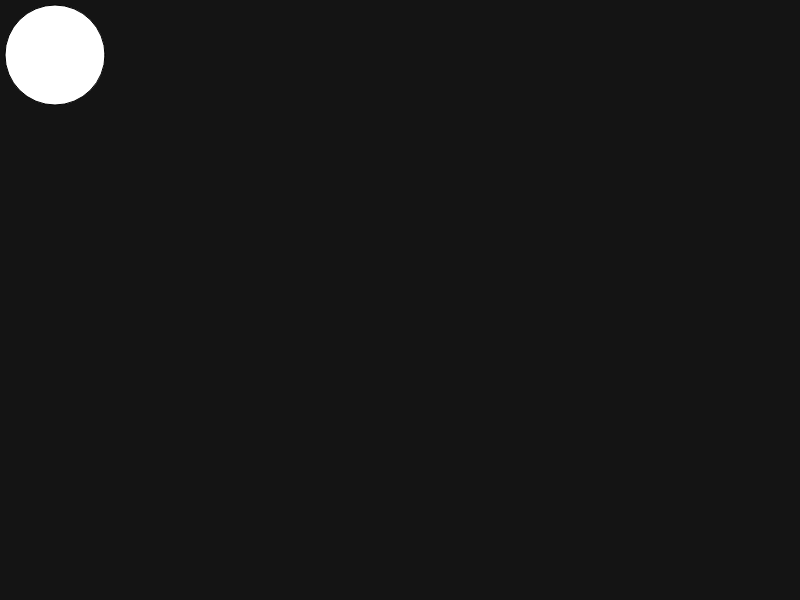
Frame 1 (no input)
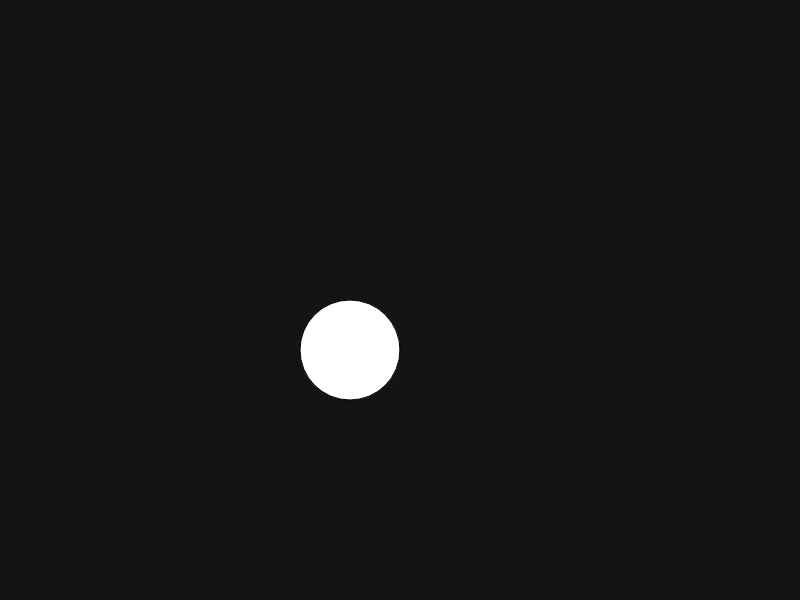
Frame 60 (no input)
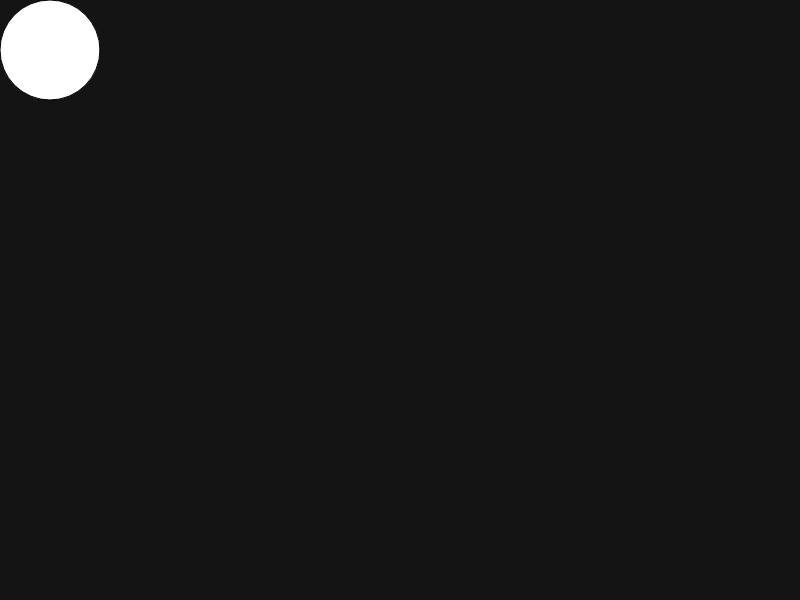
Frame 120 (the mouse pressed at the canvas centre since frame 60)

The p5.js sketch that drew these frames (run headless with seeded random() and noise() and a simulated clock; from frame 60 on, the mouse is pressed at the canvas centre):

// p5.js sketch
// ── sketch.js
console.log("i believe i can do this");

// create a variable
//gloabl barialbel
let watermelon = 300;
//say let only once for the same variable
let circleX = 50;
let circleY = 50;
let speedX = 5;
let sizeIncrement = 1;
let speedY = 5;
let size = 100;
let radius = size / 2;

function setup() {
  createCanvas(800, 600);
  //it happenes once
}

// this loops over and over again 60 frame per second
function draw() {
  background(20);

  // make it move with mouse
  //circle(mouseX, mouseY, 100);

  // how to use variables
  //circle(watermelon, 59, 100);

  //local variable
  //let circleX = mouseX;
  //changes the gloabl variable
  // watermelon = 70;
  //circle(watermelon, circleX, 100);

  circleX = circleX + speedX;
  circleY = circleY + speedY;

  if (circleX >= width - radius || circleX < radius) {
    speedX = speedX * -1;
    size = size + sizeIncrement;
    // so everythime it touches the waall it will choose a random color
    fill(random(0, 255), random(0, 255), random(0, 255));
  }

  if (circleY >= height - radius || circleY < radius) {
    speedY = speedY * -1;
  }

  if (size > width || size < 0) {
    // if it touches the wall and inclreases size but then gets bigger than the width
    // or smaller than zero it starts to reverse the increment so gets bigger or smaller
    sizeIncrement = sizeIncrement * -1;
  }

  circle(circleX, circleY, size);
}

function mousePressed() {
  // reverses direction when pressed the mouse
  speedX = speedX * -1;
  speedY = speedY * -1;
}

// ── Lab02.html
<!doctype html>
<html lang="en">
  <head>
    <meta charset="UTF-8" />
    <meta name="viewport" content="width=device-width, initial-scale=1.0" />
    <script src="https://cdn.jsdelivr.net/npm/p5@2.3.3/lib/p5.min.js"></script>
    <title>labo2</title>
  </head>
  <body>
    <h3>Lab02: In class activity iat</h3>
    <script src="sketch.js"></script>
  </body>
</html>
